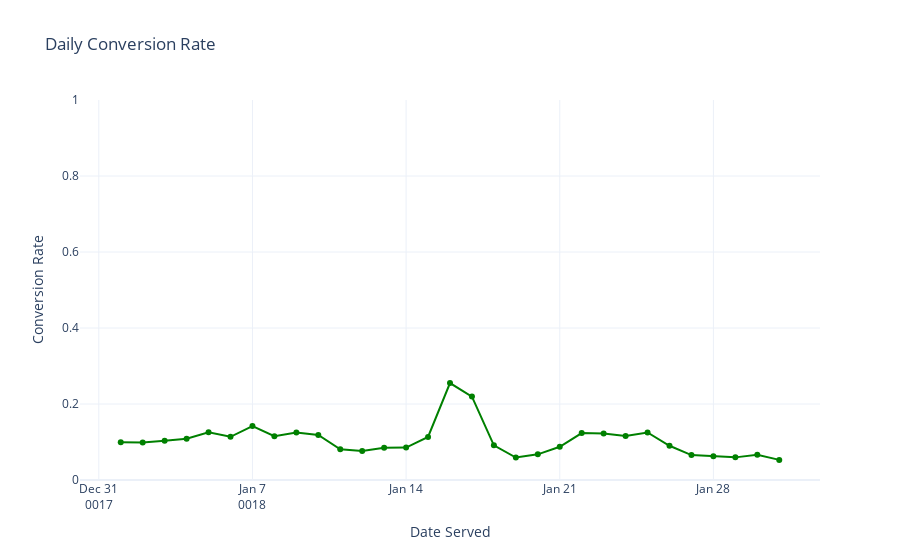

The notebook cell this image was saved under:
### Code cell
daily_conversion_rate = conversion_rate(marketing,'date_served')
print("Daily Conversion Rate: ", daily_conversion_rate, sep="\n")

fig = px.line(
    daily_conversion_rate.sort('date_served'), 
    x='date_served', 
    y='conversion_rate',
    title='Daily Conversion Rate',
    template='plotly_white',
    labels={'date_served': 'Date Served', 'conversion_rate': 'Conversion Rate'},
    markers=True,
)
fig.update_traces({'line_color':'green'})
fig.update_layout(yaxis=dict(range=[0, 1]))    
fig.show()

### Figure 1 — Plotly figure (JSON) as saved in the notebook; plotly's stock layout.template omitted (floating-point values rounded to 4 significant figures)
{"data": [{"hovertemplate": "Date Served=%{x}<br>Conversion Rate=%{y}<extra></extra>", "legendgroup": "", "line": {"color": "green", "dash": "solid"}, "marker": {"symbol": "circle"}, "mode": "lines+markers", "name": "", "orientation": "v", "showlegend": false, "type": "scatter", "x": ["0018-01-01", "0018-01-02", "0018-01-03", "0018-01-04", "0018-01-05", "0018-01-06", "0018-01-07", "0018-01-08", "0018-01-09", "0018-01-10", "0018-01-11", "0018-01-12", "0018-01-13", "0018-01-14", "0018-01-15", "0018-01-16", "0018-01-17", "0018-01-18", "0018-01-19", "0018-01-20", "0018-01-21", "0018-01-22", "0018-01-23", "0018-01-24", "0018-01-25", "0018-01-26", "0018-01-27", "0018-01-28", "0018-01-29", "0018-01-30", "0018-01-31"], "xaxis": "x", "y": [0.09945, 0.09893, 0.1034, 0.1084, 0.1254, 0.1136, 0.1418, 0.1154, 0.125, 0.1187, 0.08065, 0.07641, 0.08497, 0.08525, 0.1134, 0.2552, 0.2195, 0.09119, 0.05902, 0.06752, 0.08734, 0.1236, 0.1221, 0.1158, 0.125, 0.09009, 0.06563, 0.0625, 0.05956, 0.06625, 0.05294], "yaxis": "y"}], "layout": {"legend": {"tracegroupgap": 0}, "title": {"text": "Daily Conversion Rate"}, "xaxis": {"anchor": "y", "domain": [0, 1], "title": {"text": "Date Served"}}, "yaxis": {"anchor": "x", "domain": [0, 1], "range": [0, 1], "title": {"text": "Conversion Rate"}}}}
